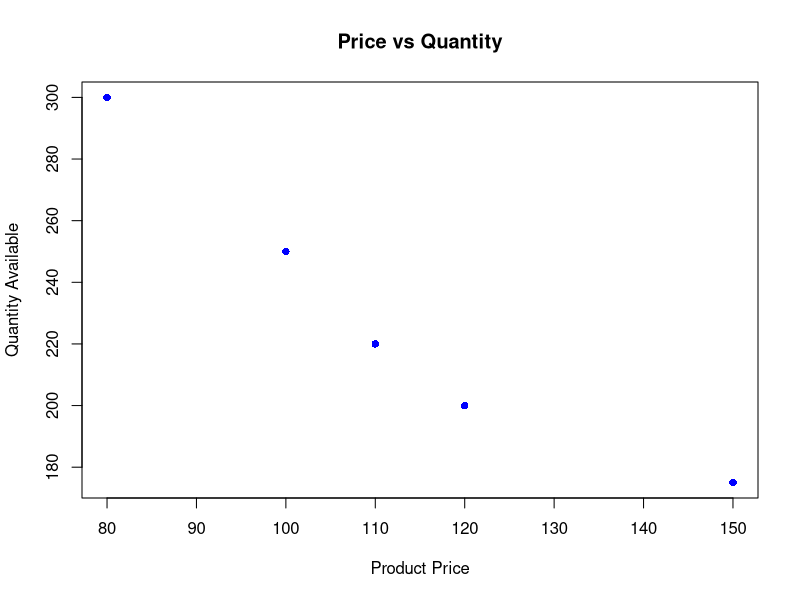

Generate this figure with R:
price <- c(100,150,80,120,110)
quantity <- c(250,175,300,200,220)

plot(price, quantity,
     pch=16,
     col="blue",
     xlab="Product Price",
     ylab="Quantity Available",
     main="Price vs Quantity")
